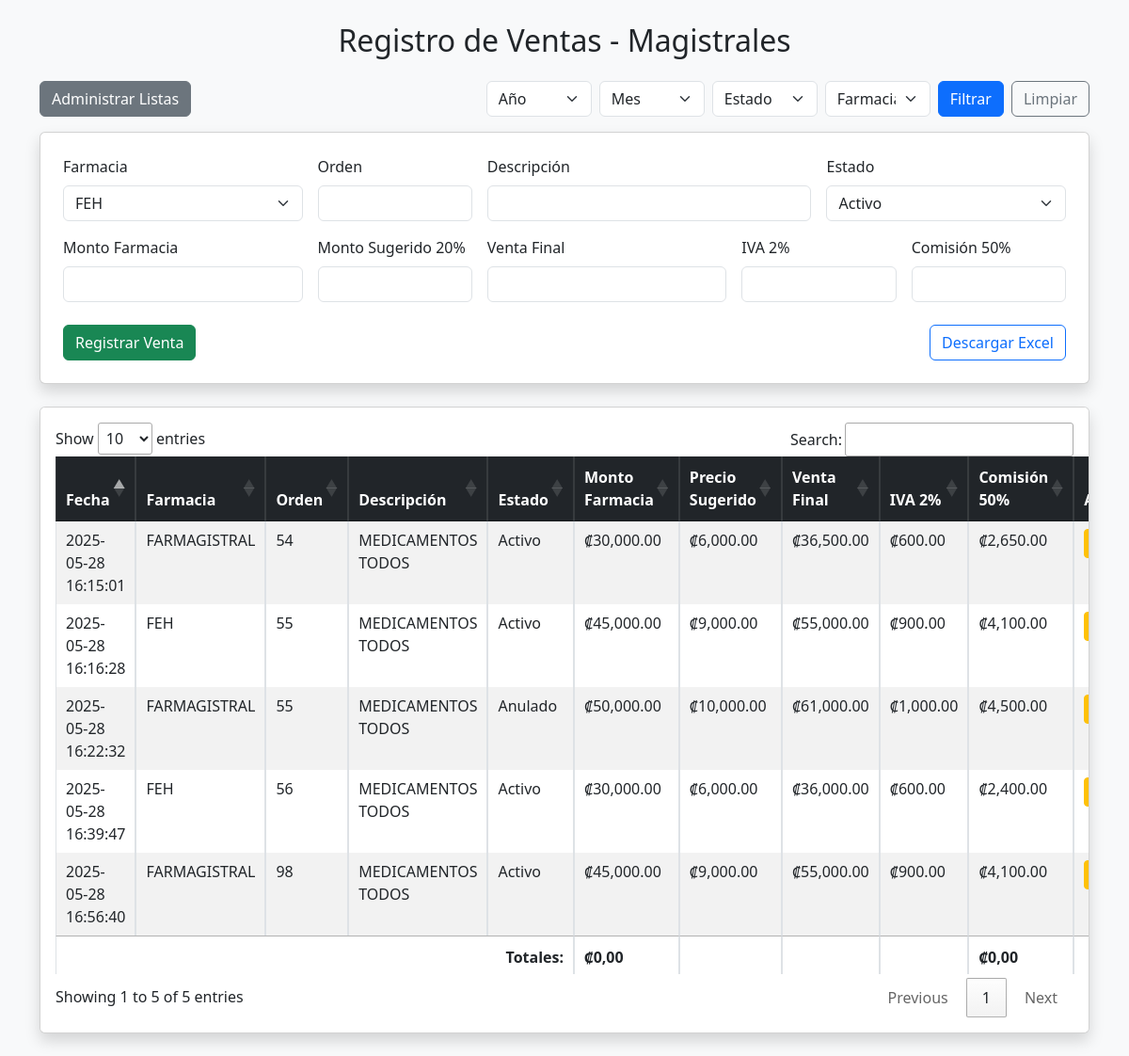
The page / on the database its author committed.
### tables this page shows
CREATE TABLE ventas (
                id INTEGER PRIMARY KEY AUTOINCREMENT,
                farmacia TEXT,
                orden TEXT,
                descripcion TEXT,
                monto_farmacia REAL,
                venta_final REAL,
                monto_20 REAL,
                iva_2 REAL,
                comision_50 REAL,
                estado TEXT,
                fecha TEXT,
                año INTEGER,
                mes INTEGER,
                día INTEGER
            );

### app.py (the view)
@app.route('/')
def index():
    anio = request.args.get("anio")
    mes = request.args.get("mes")
    estado_filtro = request.args.get("estado")
    farmacia_filtro = request.args.get("farmacia") #agregado
    with sqlite3.connect(DB_NAME) as conn:
        cursor = conn.cursor()
        query = "SELECT * FROM ventas"
        filtros = []
        valores = []
        if anio:
            filtros.append("año = ?")
            valores.append(anio)
        if mes:
            filtros.append("mes = ?")
            valores.append(mes)
        if estado_filtro:
            filtros.append("estado = ?")
            valores.append(estado_filtro)
        if farmacia_filtro:
            filtros.append("farmacia = ?")
            valores.append(farmacia_filtro)
        if filtros:
            query += " WHERE " + " AND ".join(filtros)
        query += " ORDER BY fecha DESC"
        cursor.execute(query, valores)
        ventas = cursor.fetchall()
        cursor.execute("SELECT nombre FROM farmacias")
        farmacias = [f[0] for f in cursor.fetchall()]
        cursor.execute("SELECT nombre FROM estados")
        estados = [e[0] for e in cursor.fetchall()]
        cursor.execute("SELECT DISTINCT año FROM ventas ORDER BY año DESC")
        anios_disponibles = [str(a[0]) for a in cursor.fetchall()]
    return render_template('index.html',
        ventas=ventas,
        farmacias=farmacias,
        estados=estados,
        anios_disponibles=anios_disponibles,
        anio=anio,
        mes=mes,
        estado_filtro=estado_filtro, #agregado desde la ,
        farmacia_filtro=farmacia_filtro
    )

### templates/index.html (shortened to what this page needs)
<!DOCTYPE html>
<html lang="es">
<head>
    <link href="https://cdn.jsdelivr.net/npm/bootstrap@5.3.0/dist/css/bootstrap.min.css" rel="stylesheet">
    <link rel="stylesheet" href="https://cdn.datatables.net/1.13.6/css/jquery.dataTables.min.css">
</head>
<body class="bg-light">
<div class="container py-4">
    <h2 class="text-center mb-4">Registro de Ventas - Magistrales</h2>
<div class="mb-3 d-flex justify-content-between align-items-center">
    <a href="/admin" class="btn btn-secondary">Administrar Listas</a>
    <form method="get" class="d-flex align-items-center gap-2">
        <select name="anio" class="form-select">
            <option value="">Año</option>
        </select>
        <select name="mes" class="form-select">
            <option value="">Mes</option>
        </select>
        <select name="estado" class="form-select">
            <option value="">Estado</option>
        </select>
        <select name="farmacia" class="form-select">
            <option value="">Farmacia</option>
        </select>
        <button type="submit" class="btn btn-primary">Filtrar</button>
        <a href="/" class="btn btn-outline-secondary">Limpiar</a>
    </form>
</div>
    <form action="/registrar" method="POST" class="card shadow p-4 mb-4" id="ventaForm">
        <div class="row g-3">
            <div class="col-md-3">
                <label class="form-label">Farmacia</label>
                <select name="farmacia" class="form-select" required>
                    {% for f in farmacias %}
                        <option value="{{ f }}">{{ f }}</option>
                    {% endfor %}
                </select>
            </div>
            <div class="col-md-2">
                <label class="form-label">Orden</label>
                <input type="text" name="orden" class="form-control" required>
            </div>
            <div class="col-md-4">
                <label class="form-label">Descripción</label>
                <input type="text" name="descripcion" class="form-control" required>
            </div>
            <div class="col-md-3">
                <label class="form-label">Estado</label>
                <select name="estado" class="form-select" required>
                    {% for e in estados %}
                        <option value="{{ e }}">{{ e }}</option>
                    {% endfor %}
                </select>
            </div>
            <div class="col-md-3">
                <label class="form-label">Monto Farmacia</label>
                <input type="number" step="0.01" name="monto_farmacia" id="monto_farmacia" class="form-control" required>
            </div>
            <div class="col-md-2">
                <label class="form-label">Monto Sugerido 20%</label>
                <input type="text" class="form-control" id="monto_20" readonly>
            </div>
            <div class="col-md-3">
                <label class="form-label">Venta Final</label>
                <input type="number" step="0.01" name="venta_final" id="venta_final" class="form-control" required>
            </div>
            <div class="col-md-2">
                <label class="form-label">IVA 2%</label>
                <input type="text" class="form-control" id="iva_2" readonly>
            </div>
            <div class="col-md-2">
                <label class="form-label">Comisión 50%</label>
                <input type="text" class="form-control" id="comision_50" readonly>
            </div>
        </div>
        <div class="mt-4 d-flex justify-content-between">
            <button type="submit" class="btn btn-success">Registrar Venta</button>
            <a href="/descargar" class="btn btn-outline-primary">Descargar Excel</a>
        </div>
    </form>
    <div class="table-responsive card shadow p-3">
        <table class="table table-bordered table-striped table-hover">
            <thead class="table-dark">
                <tr>
                    <th>Fecha</th>
                    <th>Farmacia</th>
                    <th>Orden</th>
                    <th>Descripción</th>
                    <th>Estado</th>
                    <th>Monto Farmacia</th>
                    <th>Precio Sugerido</th>
                    <th>Venta Final</th>
                    <th>IVA 2%</th>
                    <th>Comisión 50%</th>
                    <th>Acción</th>
                </tr>
            </thead>
            <tbody>
                {% for venta in ventas %}
                <tr>
                    <td>{{ venta[10] }}</td>
                    <td>{{ venta[1] }}</td>
                    <td>{{ venta[2] }}</td>
                    <td>{{ venta[3] }}</td>
                    <td>{{ venta[9] }}</td>
                    <td>₡{{ "{:,.2f}".format(venta[4]) }}</td>
                    <td>₡{{ "{:,.2f}".format(venta[6]) }}</td>
                    <td>₡{{ "{:,.2f}".format(venta[5]) }}</td>
                    <td>₡{{ "{:,.2f}".format(venta[7]) }}</td>
                    <td>₡{{ "{:,.2f}".format(venta[8]) }}</td>
                    <td><a href="/editar/{{ venta[0] }}" class="btn btn-sm btn-warning">Editar</a></td>
                </tr>
                {% endfor %}
            </tbody>
            <tfoot>
                <tr>
                    <th colspan="5" class="text-end">Totales:</th>
                    <th></th>
                    <th></th>
                    <th></th>
                    <th></th>
                    <th></th>
                    <th></th>
                </tr>
            </tfoot>
        </table>
    </div>
</div>
</body>
</html>

### rows shown on the page
ventas: fecha "2025-05-28 16:56:40", farmacia "FARMAGISTRAL", orden "98", descripcion "MEDICAMENTOS TODOS", estado "Activo", monto_farmacia "45,000.00", monto_20 "9,000.00", venta_final "55,000.00", iva_2 "900.00", comision_50 "4,100.00"
ventas: fecha "2025-05-28 16:39:47", farmacia "FEH", orden "56", descripcion "MEDICAMENTOS TODOS", estado "Activo", monto_farmacia "30,000.00", monto_20 "6,000.00", venta_final "36,000.00", iva_2 "600.00", comision_50 "2,400.00"
ventas: fecha "2025-05-28 16:22:32", farmacia "FARMAGISTRAL", orden "55", descripcion "MEDICAMENTOS TODOS", estado "Anulado", monto_farmacia "50,000.00", monto_20 "10,000.00", venta_final "61,000.00", iva_2 "1,000.00", comision_50 "4,500.00"
ventas: fecha "2025-05-28 16:16:28", farmacia "FEH", orden "55", descripcion "MEDICAMENTOS TODOS", estado "Activo", monto_farmacia "45,000.00", monto_20 "9,000.00", venta_final "55,000.00", iva_2 "900.00", comision_50 "4,100.00"
ventas: fecha "2025-05-28 16:15:01", farmacia "FARMAGISTRAL", orden "54", descripcion "MEDICAMENTOS TODOS", estado "Activo", monto_farmacia "30,000.00", monto_20 "6,000.00", venta_final "36,500.00", iva_2 "600.00", comision_50 "2,650.00"

### other values the page prints
form field farmacia "FEH"
form field estado "Activo"
